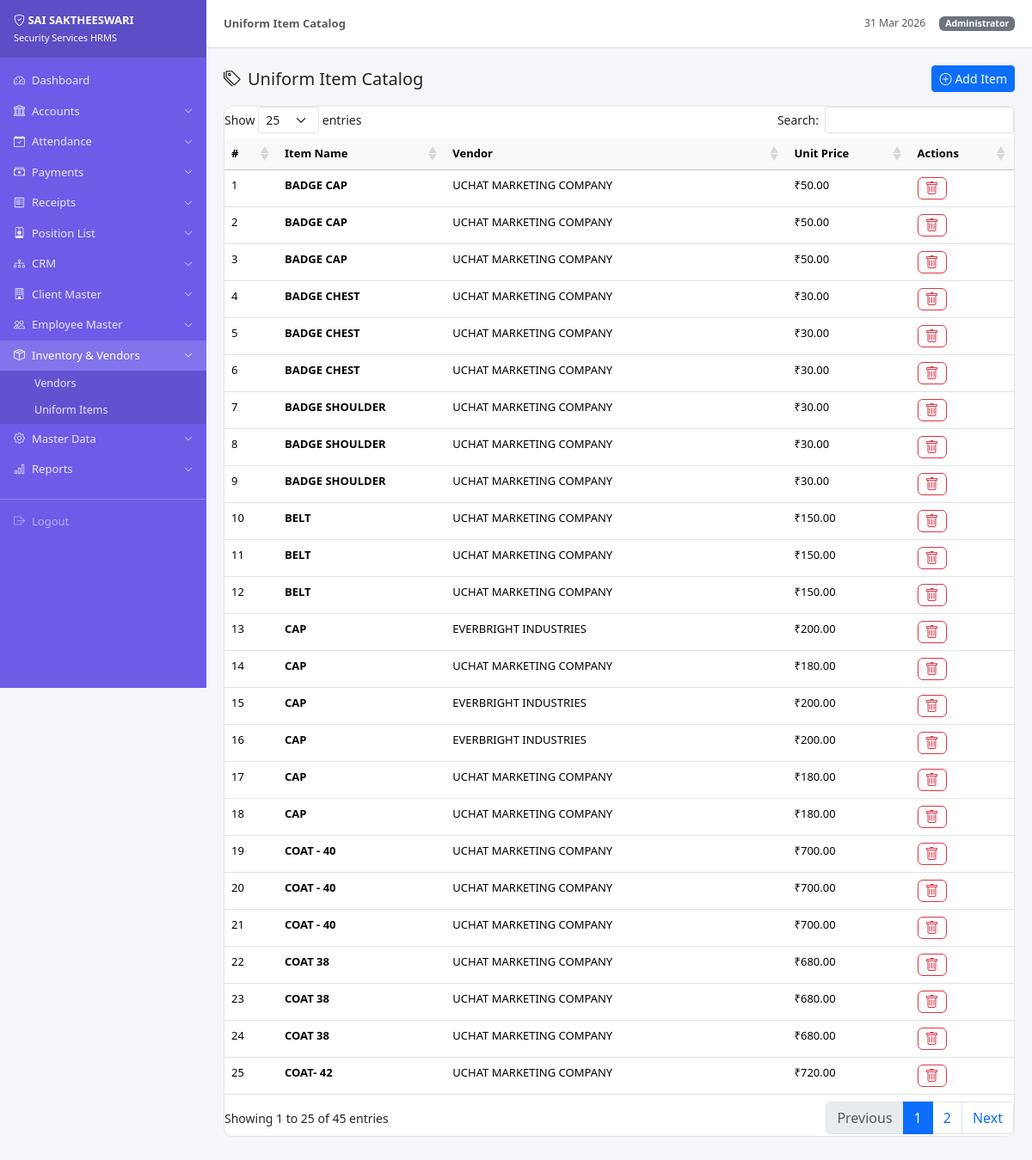
The page /index.php?url=inventory/items (signed in) on the database its author committed.
### tables this page shows
CREATE TABLE `uniform_items` (
  `id` int(11) NOT NULL,
  `item_name` varchar(100) DEFAULT NULL,
  `vendor_id` int(11) DEFAULT NULL,
  `unit_price` decimal(8,2) DEFAULT 0.00
);

CREATE TABLE `vendors` (
  `id` int(11) NOT NULL,
  `vendor_name` varchar(100) DEFAULT NULL,
  `contact_name` varchar(100) DEFAULT NULL,
  `mobile` varchar(15) DEFAULT NULL,
  `address` text DEFAULT NULL
);

### controllers/BaseController.php (called while the page is built, shortened)
<?php
class BaseController {
    protected PDO $pdo;
    public function __construct(PDO $pdo) {
        $this->pdo = $pdo;
    }
    protected function view(string $viewPath, array $data = []): void {
        extract($data);
        require BASE_PATH . '/views/layout/header.php';
        require BASE_PATH . '/views/' . $viewPath . '.php';
        require BASE_PATH . '/views/layout/footer.php';
    }
    protected function fetchAll(string $sql, array $params = []): array {
        $stmt = $this->pdo->prepare($sql);
        $stmt->execute($params);
        return $stmt->fetchAll();
    }
}

### controllers/InventoryController.php (called while the page is built, shortened)
<?php
require_once BASE_PATH . '/controllers/BaseController.php';
class InventoryController extends BaseController {
    public function items(?string $param = null): void {
        $items = $this->fetchAll("
            SELECT ui.*, v.vendor_name
            FROM uniform_items ui
            LEFT JOIN vendors v ON v.id = ui.vendor_id
            ORDER BY ui.item_name
        ");
        $this->view('inventory/items', compact('items','vendors')
            + ['pageTitle' => 'Uniform Item Catalog', 'active' => 'inventory']);
    }
}

### index.php (called while the page is built, shortened)
<?php
require_once BASE_PATH . '/config/db.php';
require_once BASE_PATH . '/helpers/Helper.php';
$rawUrl = isset($_GET['url']) ? trim($_GET['url'], '/') : '';
$rawUrl = preg_replace('/\.php.*$/', '', $rawUrl);
$rawUrl = preg_replace('/[^a-zA-Z0-9_\/]/', '', $rawUrl);
$parts  = explode('/', $rawUrl);
$method = (isset($parts[1]) && $parts[1] !== '') ? $parts[1] : 'index';
$param  = $parts[2] ?? null;
$controller = new $controllerName($pdo);
$controller->$method($param);

### helpers/Helper.php (called while the page is built, shortened)
<?php
class Helper {
    public static function money(float $amount): string {
        return '₹' . number_format($amount, 2);
    }
}

### views/inventory/items.php (the view, shortened to what this page needs)
<div class="d-flex justify-content-between align-items-center mb-3">
  <h5 class="mb-0"><i class="bi bi-tags me-2"></i>Uniform Item Catalog</h5>
  <button class="btn btn-primary btn-sm" data-bs-toggle="modal" data-bs-target="#addItem"><i class="bi bi-plus-circle me-1"></i>Add Item</button>
</div>
<div class="card">
  <div class="card-body p-0">
    <table class="table table-hover datatable mb-0">
      <thead class="table-light">
        <tr><th>#</th><th>Item Name</th><th>Vendor</th><th>Unit Price</th><th>Actions</th></tr>
      </thead>
      <tbody>
      <?php foreach ($items as $i => $it): ?>
      <tr>
        <td><?= $i+1 ?></td>
        <td class="fw-semibold"><?= htmlspecialchars($it['item_name']) ?></td>
        <td><?= htmlspecialchars($it['vendor_name'] ?? '—') ?></td>
        <td><?= Helper::money((float)$it['unit_price']) ?></td>
        <td>
          <form method="POST" class="d-inline" onsubmit="return confirm('Delete this item?')">
            <button class="btn btn-xs btn-outline-danger py-0 px-2"><i class="bi bi-trash"></i></button>
          </form>
        </td>
      </tr>
      <?php endforeach; ?>
      </tbody>
    </table>
  </div>
</div>

### views/layout/header.php (style rules this page uses)
:root { --sidebar-w:240px;--header-h:56px }
body { background:#f4f6fa;font-size:14px;overflow-x:hidden }
.btn-xs { display: inline-flex; align-items: center; justify-content: center; }
.card { border:1px solid #e4e4e4;border-radius:10px;box-shadow:none }
.table { font-size:13px }

### rows shown on the page
uniform_items: item_name "BADGE CAP", vendor.vendor_name "UCHAT MARKETING COMPANY", unit_price "₹50.00"
uniform_items: item_name "BADGE CAP", vendor.vendor_name "UCHAT MARKETING COMPANY", unit_price "₹50.00"
uniform_items: item_name "BADGE CAP", vendor.vendor_name "UCHAT MARKETING COMPANY", unit_price "₹50.00"
uniform_items: item_name "BADGE CHEST", vendor.vendor_name "UCHAT MARKETING COMPANY", unit_price "₹30.00"
uniform_items: item_name "BADGE CHEST", vendor.vendor_name "UCHAT MARKETING COMPANY", unit_price "₹30.00"
uniform_items: item_name "BADGE CHEST", vendor.vendor_name "UCHAT MARKETING COMPANY", unit_price "₹30.00"
uniform_items: item_name "BADGE SHOULDER", vendor.vendor_name "UCHAT MARKETING COMPANY", unit_price "₹30.00"
uniform_items: item_name "BADGE SHOULDER", vendor.vendor_name "UCHAT MARKETING COMPANY", unit_price "₹30.00"
uniform_items: item_name "BADGE SHOULDER", vendor.vendor_name "UCHAT MARKETING COMPANY", unit_price "₹30.00"
uniform_items: item_name "BELT", vendor.vendor_name "UCHAT MARKETING COMPANY", unit_price "₹150.00"
uniform_items: item_name "BELT", vendor.vendor_name "UCHAT MARKETING COMPANY", unit_price "₹150.00"
uniform_items: item_name "BELT", vendor.vendor_name "UCHAT MARKETING COMPANY", unit_price "₹150.00"
uniform_items: item_name "CAP", vendor.vendor_name "EVERBRIGHT INDUSTRIES", unit_price "₹200.00"
uniform_items: item_name "CAP", vendor.vendor_name "UCHAT MARKETING COMPANY", unit_price "₹180.00"
uniform_items: item_name "CAP", vendor.vendor_name "EVERBRIGHT INDUSTRIES", unit_price "₹200.00"
uniform_items: item_name "CAP", vendor.vendor_name "EVERBRIGHT INDUSTRIES", unit_price "₹200.00"
uniform_items: item_name "CAP", vendor.vendor_name "UCHAT MARKETING COMPANY", unit_price "₹180.00"
uniform_items: item_name "CAP", vendor.vendor_name "UCHAT MARKETING COMPANY", unit_price "₹180.00"
uniform_items: item_name "COAT - 40", vendor.vendor_name "UCHAT MARKETING COMPANY", unit_price "₹700.00"
uniform_items: item_name "COAT - 40", vendor.vendor_name "UCHAT MARKETING COMPANY", unit_price "₹700.00"
uniform_items: item_name "COAT - 40", vendor.vendor_name "UCHAT MARKETING COMPANY", unit_price "₹700.00"
uniform_items: item_name "COAT 38", vendor.vendor_name "UCHAT MARKETING COMPANY", unit_price "₹680.00"
uniform_items: item_name "COAT 38", vendor.vendor_name "UCHAT MARKETING COMPANY", unit_price "₹680.00"
uniform_items: item_name "COAT 38", vendor.vendor_name "UCHAT MARKETING COMPANY", unit_price "₹680.00"
uniform_items: item_name "COAT- 42", vendor.vendor_name "UCHAT MARKETING COMPANY", unit_price "₹720.00"

### other values the page prints
$pageTitle "Uniform Item Catalog"
Session::userName() "Administrator"
